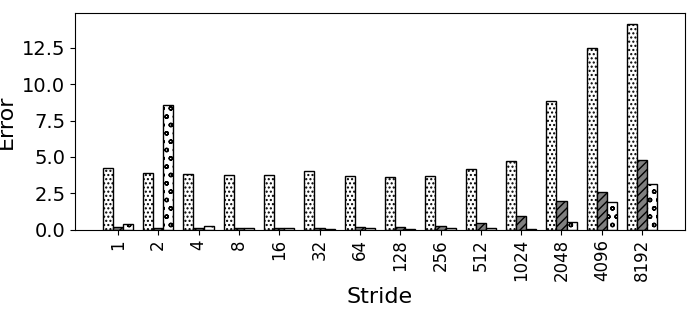

Write the Python code that produced this figure.
import random
import matplotlib
import matplotlib.pyplot as plt
from matplotlib import style

import numpy as np
import matplotlib.patches as mpatches

#plt.rcdefaults()
fig, ax = plt.subplots()

fig.set_size_inches(7, 3.5)


#stride = ['stride-1', 'stride-2', 'stride-4', 'stride-8', 'stride-16', 'stride-32', 'stride-64', 'stride-128', 'stride-256', 'stride-512', 'stride-1024', 'stride-2048', 'stride-4096', 'stride-8192']
stride = ['1', '2', '4', '8', '16', '32', '64', '128', '256', '512', '1024', '2048', '4096', '8192']

bwell=[4.21852275844524, 3.90608688058248, 3.8223683780258, 3.73424119901852, 3.7676356393251, 4.02841127557144, 3.68713389553336, 3.63028568609069, 3.70927287405481, 4.14933686677218, 4.71166512172513, 8.86279432213751, 12.4614550278779, 14.1619348147106]
slake=[0.159616817401684, 0.119840210921328, 0.12671921865537, 0.102247347794585, 0.102103641909677, 0.0730985269655542, 0.175818334683489, 0.174542815378168, 0.255855699428283, 0.47212837407447, 0.924995941887834, 1.9515562248996, 2.58922515261541, 4.78506103506104]
clake=[0.350090063588601, 8.53364951909188, 0.207934730560625, 0.103365046119479, 0.0773880644918124, 0.043485082249818, 0.0929694863148149, 0.0285521499256748, 0.127779066533547, 0.0767410628637207, 0.00384014746166253, 0.497987671302664, 1.92398465432049, 3.16107056443616]


barwidth=.25
# Set position of bar on X axis
r1 = np.arange(len(bwell))
r2 = [x + barwidth for x in r1]
r3 = [x + barwidth for x in r2]


x_pos = np.arange(len(stride))  # the label locations
#ax.barh(x_pos, read, hatch='....', color='white', edgecolor='black')
#rects1 = plt.bar(x, traffic, .8, hatch='....', color='white', edgecolor='black')
plt.bar(r1, bwell, width=barwidth, hatch='....', color='white', edgecolor='black', label='Broadwell')
plt.bar(r2, slake, width=barwidth, hatch='////', color='grey', edgecolor='black', label='Sky Lake')
plt.bar(r3, clake, width=barwidth, hatch='oo', color='white', edgecolor='black', label='Cascade Lake')

#plt.legend(handlelength=3, fontsize=12)

#plt.legend(loc="upper right", fontsize=12)


ax.set_ylabel('Error', fontsize=16)
ax.set_xlabel('Stride', fontsize=16)


#plt.title('', fontsize=18)
#ax.set_xticks(x_pos)

plt.yticks(fontsize=14)
#plt.yticks(np.arange(0, 100, 10), fontsize=14)
#ax.get_yaxis().get_major_formatter().set_scientific(False)

plt.xticks([r + barwidth for r in range(len(bwell))], stride, fontsize=12, rotation=90)

#plt.xticks(rotation=90, fontsize=14)
#ax.set_xticklabels(stride, fontsize=12)

#ax.invert_yaxis()
plt.tight_layout()

plt.show()
fig.savefig('50_init_nonp.png', dpi=100)

# Example data
